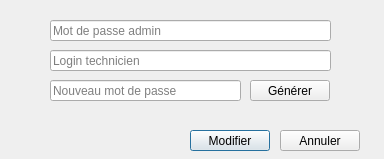
<?xml version="1.0" encoding="UTF-8"?>
<ui version="4.0">
 <class>modifierMdpTech</class>
 <widget class="QDialog" name="modifierMdpTech">
  <property name="geometry">
   <rect>
    <x>0</x>
    <y>0</y>
    <width>384</width>
    <height>159</height>
   </rect>
  </property>
  <property name="minimumSize">
   <size>
    <width>384</width>
    <height>159</height>
   </size>
  </property>
  <property name="maximumSize">
   <size>
    <width>384</width>
    <height>159</height>
   </size>
  </property>
  <property name="windowTitle">
   <string>Gestion Technicien - Modifier Mot De Passe</string>
  </property>
  <widget class="QLineEdit" name="mdpAdmin">
   <property name="geometry">
    <rect>
     <x>50</x>
     <y>20</y>
     <width>281</width>
     <height>21</height>
    </rect>
   </property>
   <property name="text">
    <string/>
   </property>
   <property name="placeholderText">
    <string>Mot de passe admin</string>
   </property>
  </widget>
  <widget class="QLineEdit" name="loginTech">
   <property name="geometry">
    <rect>
     <x>50</x>
     <y>50</y>
     <width>281</width>
     <height>21</height>
    </rect>
   </property>
   <property name="placeholderText">
    <string>Login technicien</string>
   </property>
  </widget>
  <widget class="QLineEdit" name="nouveauMdp">
   <property name="geometry">
    <rect>
     <x>50</x>
     <y>80</y>
     <width>191</width>
     <height>21</height>
    </rect>
   </property>
   <property name="placeholderText">
    <string>Nouveau mot de passe</string>
   </property>
  </widget>
  <widget class="QPushButton" name="generer">
   <property name="geometry">
    <rect>
     <x>250</x>
     <y>80</y>
     <width>80</width>
     <height>21</height>
    </rect>
   </property>
   <property name="text">
    <string>Générer</string>
   </property>
  </widget>
  <widget class="QPushButton" name="modifier">
   <property name="geometry">
    <rect>
     <x>190</x>
     <y>130</y>
     <width>80</width>
     <height>21</height>
    </rect>
   </property>
   <property name="text">
    <string>Modifier</string>
   </property>
   <property name="default">
    <bool>true</bool>
   </property>
  </widget>
  <widget class="QPushButton" name="annuler">
   <property name="geometry">
    <rect>
     <x>280</x>
     <y>130</y>
     <width>80</width>
     <height>21</height>
    </rect>
   </property>
   <property name="text">
    <string>Annuler</string>
   </property>
  </widget>
 </widget>
 <resources/>
 <connections/>
</ui>
